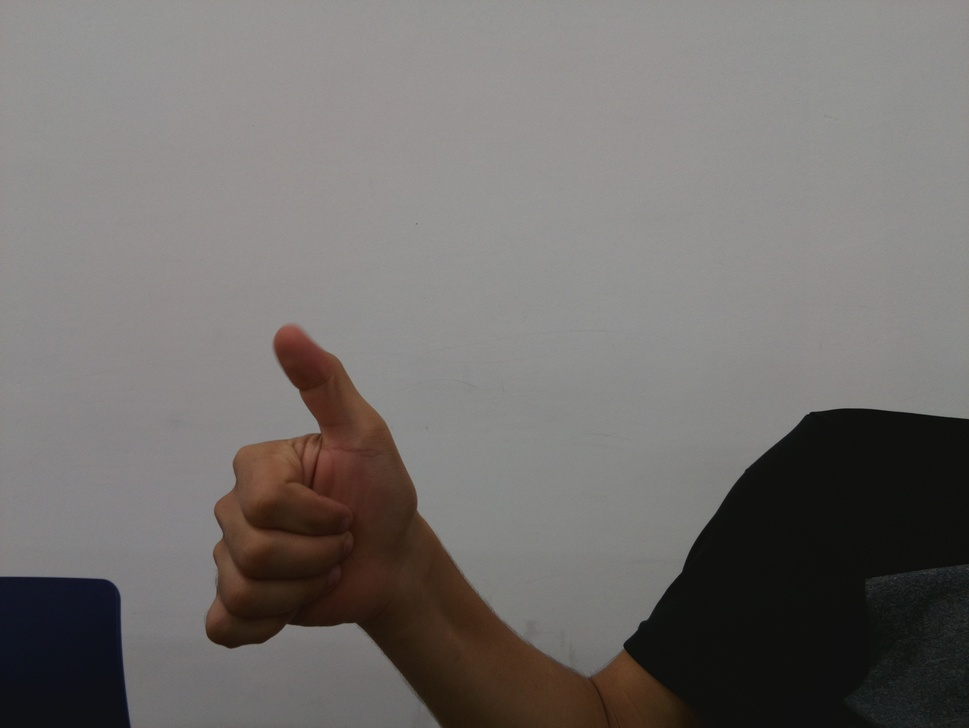
#> input picture im.jpg, 969 x 728 px, shrunk from 3280 x 2464 before the run
$ python dft.py ../im.jpg   (Python 2 division)
#> lines starting #> are read from the running program, lines starting #| are printed output that depends on the picture
#!/usr/bin/env python

'''
sample for disctrete fourier transform (dft)

USAGE:
    dft.py <image_file>
'''


# Python 2/3 compatibility
from __future__ import print_function

import cv2
import numpy as np
import sys


def shift_dft(src, dst=None):
    '''
        Rearrange the quadrants of Fourier image so that the origin is at
        the image center. Swaps quadrant 1 with 3, and 2 with 4.

        dev and dst arrays must be equal size & type
    '''

    if dst is None:
        dst = np.empty(src.shape, src.dtype)
    elif src.shape != dst.shape:
        raise ValueError("dev and dst must have equal sizes")
    elif src.dtype != dst.dtype:
        raise TypeError("dev and dst must have equal types")

    if src is dst:
        ret = np.empty(src.shape, src.dtype)
    else:
        ret = dst

    h, w = src.shape[:2]

    cx1 = cx2 = w/2
    cy1 = cy2 = h/2

    # if the size is odd, then adjust the bottom/right quadrants
    if w % 2 != 0:
        cx2 += 1
    if h % 2 != 0:
        cy2 += 1

    # swap quadrants

    # swap q1 and q3
    ret[h-cy1:, w-cx1:] = src[0:cy1 , 0:cx1 ]   # q1 -> q3
    ret[0:cy2 , 0:cx2 ] = src[h-cy2:, w-cx2:]   # q3 -> q1

    # swap q2 and q4
    ret[0:cy2 , w-cx2:] = src[h-cy2:, 0:cx2 ]   # q2 -> q4
    ret[h-cy1:, 0:cx1 ] = src[0:cy1 , w-cx1:]   # q4 -> q2

    if src is dst:
        dst[:,:] = ret

    return dst

if __name__ == "__main__":

    if len(sys.argv) > 1:
        im = cv2.imread(sys.argv[1])
#> im is the input picture: shape (728, 969, 3); mean B, G, R 109.1, 111.4, 115.1
    else:
        im = cv2.imread('../data/baboon.jpg')
        print("usage : python dft.py <image_file>")

    # convert to grayscale
    im = cv2.cvtColor(im, cv2.COLOR_BGR2GRAY)
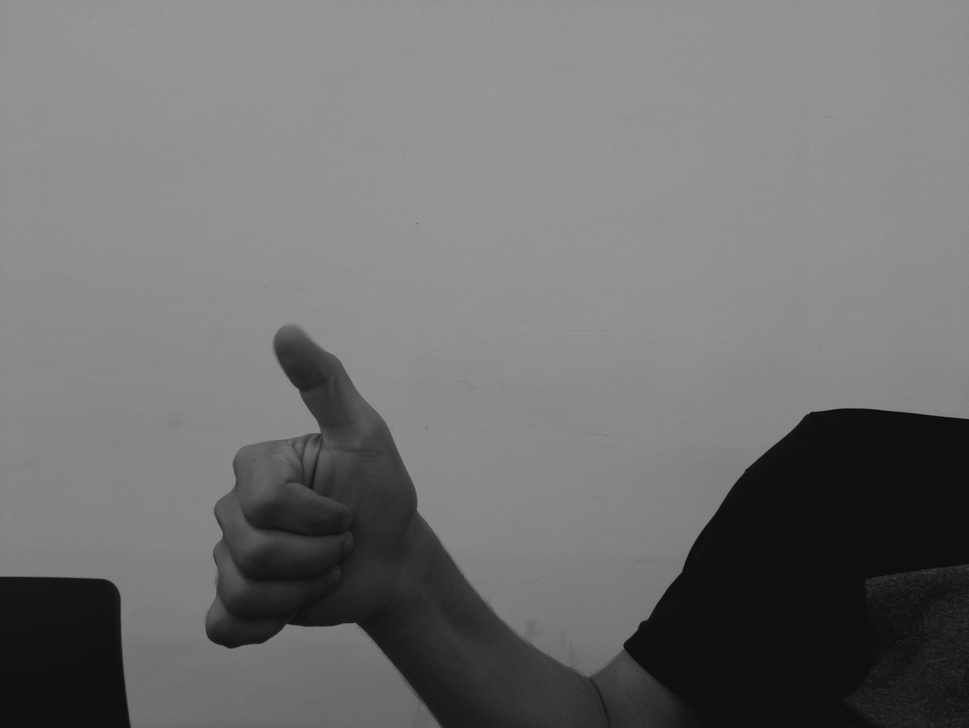
#> im: shape (728, 969); min 9, max 154, mean 112.3
    h, w = im.shape[:2]
#> h = 728; w = 969

    realInput = im.astype(np.float64)

    # perform an optimally sized dft
    dft_M = cv2.getOptimalDFTSize(w)
#> dft_M = 972
    dft_N = cv2.getOptimalDFTSize(h)
#> dft_N = 729

    # copy A to dft_A and pad dft_A with zeros
    dft_A = np.zeros((dft_N, dft_M, 2), dtype=np.float64)
    dft_A[:h, :w, 0] = realInput

    # no need to pad bottom part of dft_A with zeros because of
    # use of nonzeroRows parameter in cv2.dft()
    cv2.dft(dft_A, dst=dft_A, nonzeroRows=h)

    cv2.imshow("win", im)

    # Split fourier into real and imaginary parts
    image_Re, image_Im = cv2.split(dft_A)

    # Compute the magnitude of the spectrum Mag = sqrt(Re^2 + Im^2)
    magnitude = cv2.sqrt(image_Re**2.0 + image_Im**2.0)

    # Compute log(1 + Mag)
    log_spectrum = cv2.log(1.0 + magnitude)
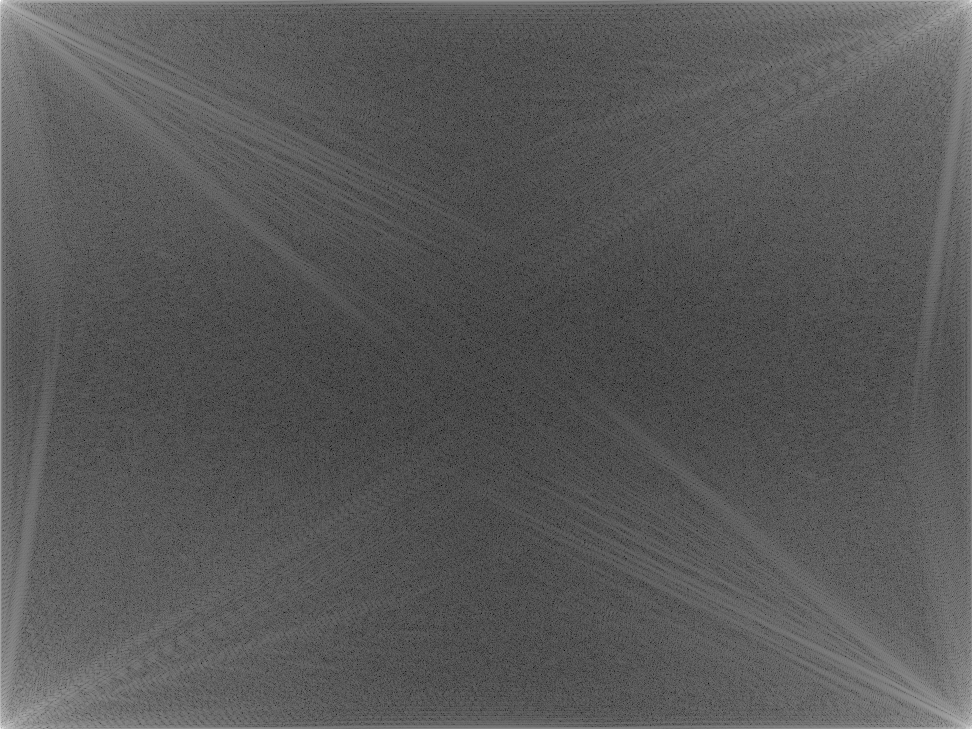
#> log_spectrum: shape (729, 972) float64; min 0.781, max 18.19, mean 6.89; drawn with min black and max white

    # Rearrange the quadrants of Fourier image so that the origin is at
    # the image center
    shift_dft(log_spectrum, log_spectrum)
#> in shift_dft, `ret[h-cy1:, w-cx1:] = src[0:cy1 , 0:cx1 ]`:
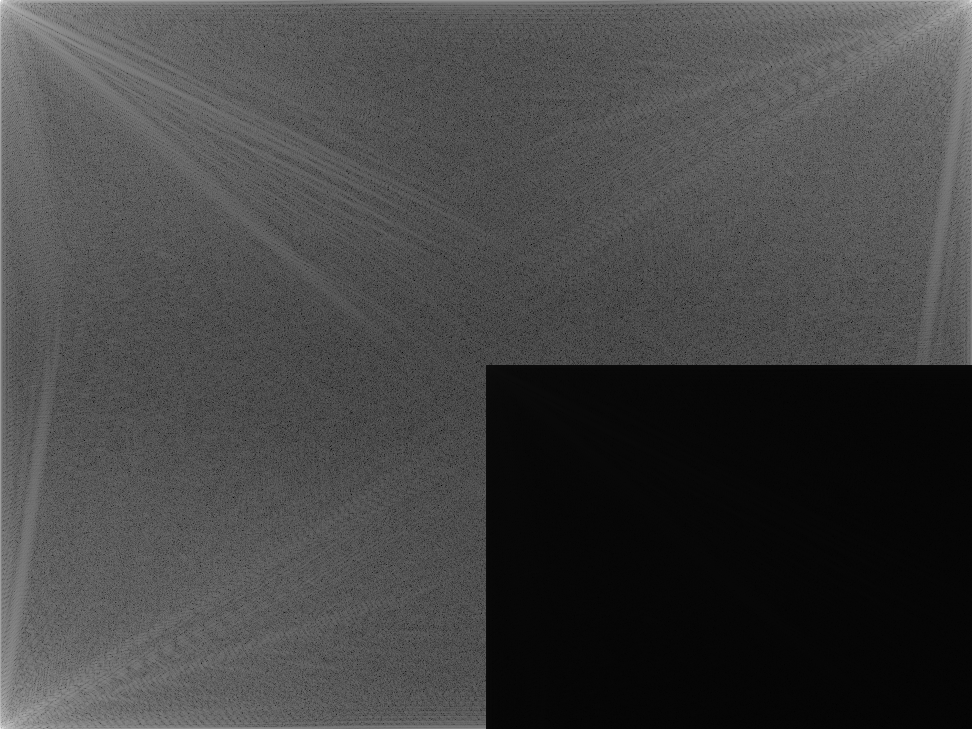
#> ret: shape (729, 972) float64; min 6.29e-12, max 255, mean 68.8
#> in shift_dft, `ret[0:cy2 , 0:cx2 ] = src[h-cy2:, w-cx2:]`:
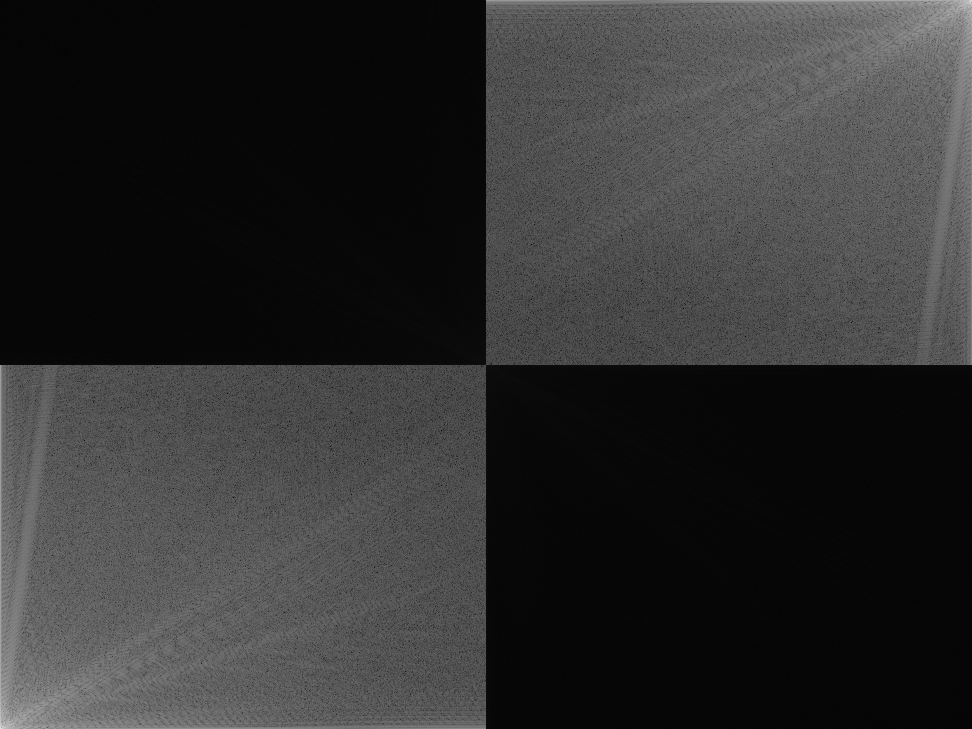
#> ret: shape (729, 972) float64; min 0.781, max 232, mean 48
#> in shift_dft, `ret[0:cy2 , w-cx2:] = src[h-cy2:, 0:cx2 ]`:
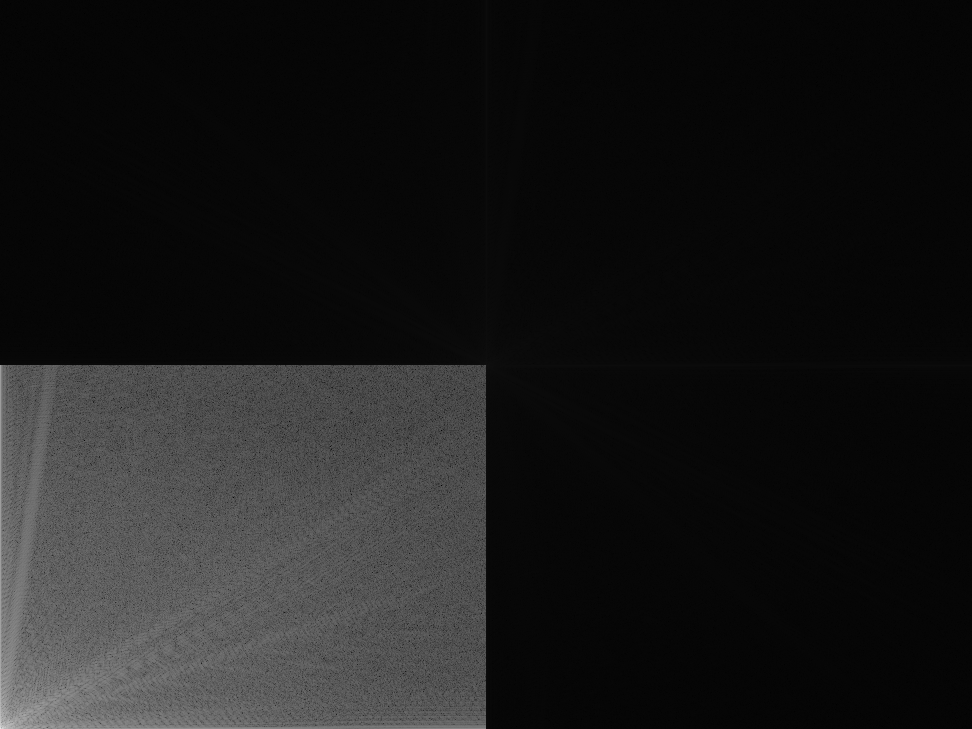
#> ret: shape (729, 972) float64; min 0.781, max 232, mean 27.4
#> in shift_dft, `ret[h-cy1:, 0:cx1 ] = src[0:cy1 , w-cx1:]`:
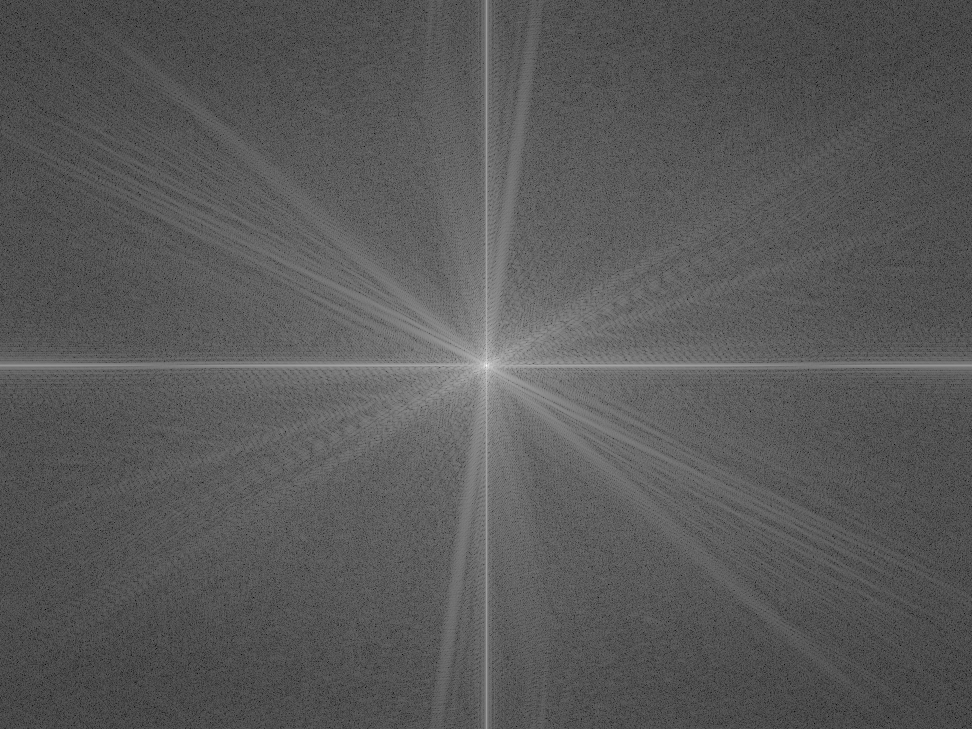
#> ret: shape (729, 972) float64; min 0.781, max 18.19, mean 6.89; drawn with min black and max white

    # normalize and display the results as rgb
    cv2.normalize(log_spectrum, log_spectrum, 0.0, 1.0, cv2.NORM_MINMAX)
    cv2.imshow("magnitude", log_spectrum)

    cv2.waitKey(0)
    cv2.destroyAllWindows()

$ run again, on pics/pic2.jpg
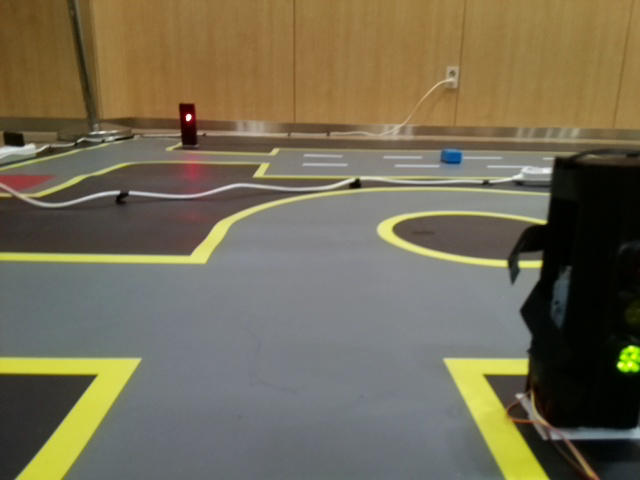
#> input picture pics/pic2.jpg, 640 x 480 px
#> im is the input picture: shape (480, 640, 3); mean B, G, R 84.5, 107.6, 115.7
#> im: shape (480, 640)
#> `log_spectrum = cv2.log(1.0 + magnitude)`:
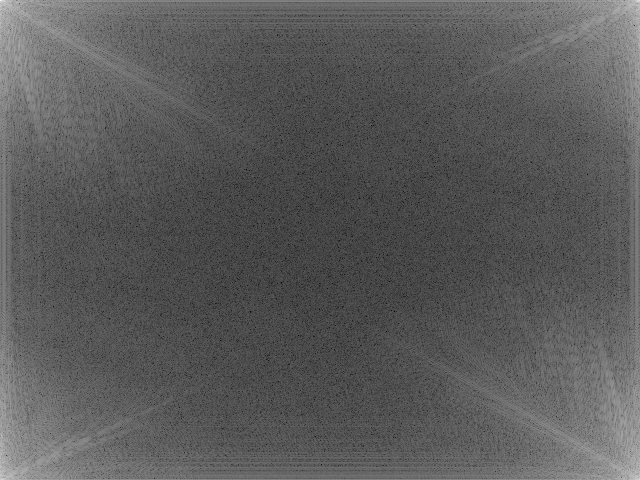
#> log_spectrum: shape (480, 640) float64; min 0.57, max 17.31, mean 6.55; drawn with min black and max white
#> in shift_dft, `ret[h-cy1:, 0:cx1 ] = src[0:cy1 , w-cx1:]`:
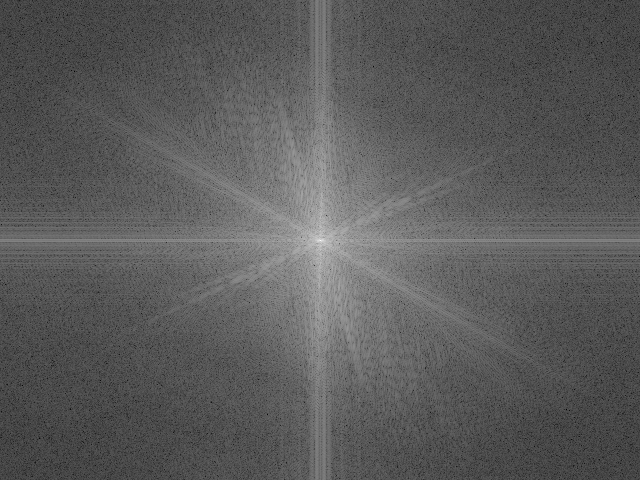
#> ret: shape (480, 640) float64; min 0.57, max 17.31, mean 6.55; drawn with min black and max white
